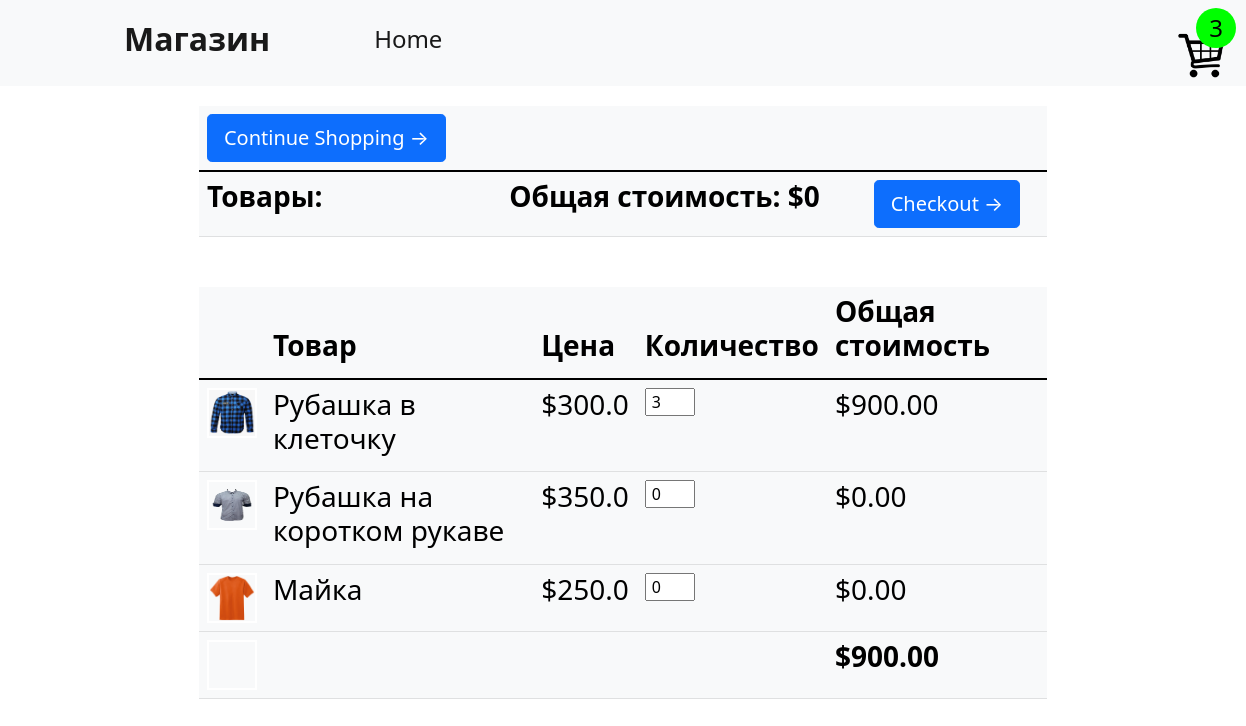
The app's page /cart (signed in) with its own data.
### shop/models.py (models this page shows, shortened)
class Cart(models.Model):
    owner = models.ForeignKey(User, on_delete=models.CASCADE)
    cart_id = models.UUIDField(default=uuid.uuid4, primary_key=True, unique=True, editable=False)
    completed = models.BooleanField(default=False)
    session_id = models.CharField(max_length=100)
    @property
    def grandtotal(self):
        cartitems = self.cartitems_set.all()
        total=sum([item.subtotal for item in cartitems])
        return total
    @property
    def cartquantity(self):
        cartitems = self.cartitems_set.all()
        total=sum([item.quantity for item in cartitems])
        return total
    class Meta:
        verbose_name = verbose_name_plural = "Корзина"

class Cartitems(models.Model):
    cart = models.ForeignKey(Cart, on_delete=models.CASCADE)
    quantity = models.IntegerField(default=0)
    product = models.ForeignKey(Product, on_delete=models.CASCADE)
    @property
    def subtotal(self):
        total = self.quantity * self.product.price
        return total
    class Meta:
        verbose_name = "Товар корзины"
        verbose_name_plural = "Товары корзины"

class Product(models.Model):
    name = models.CharField(max_length=100, verbose_name="Товар")
    price = models.FloatField(verbose_name="Цена")
    image = models.ImageField(upload_to='image', verbose_name="Изображение")
    product_id = models.UUIDField(default=uuid.uuid4, primary_key=True, unique=True, editable=False)
    class Meta:
        verbose_name = "Товар"
        verbose_name_plural = "Товары"

### shop/views.py (the view)
# urls.py: path('cart', views.cart, name='cart'),
def cart(request):
    if request.user.is_authenticated:
        customer = request.user
        cart, created = Cart.objects.get_or_create(owner=customer, completed=False)
        cartitems = cart.cartitems_set.all()
    else:
        cart = []
        cartitems = []
        cart = {'cartquantity': 0}
    context = {"cart": cart, "cartitems": cartitems}
    return render(request, 'shop/cart.html', context)

### shop/templates/shop/cart.html
{% extends 'shop/base.html' %}
{% block content %}
<div class = 'container' style = "width: 70%">
    <table class="table table-light table-hover">
        <thead>
          <tr>
            <th scope="col"><button type="button" class="btn btn-primary btn-lg">Continue Shopping →</button></th>
            <th scope="col"></th>
            <th scope="col"></th>
            <th scope="col"></th>
          </tr>
        </thead>
        <tbody>
          <tr>
            <th scope="row"><h3><strong>Товары: {{cart.quantity}} </strong></h3></th>
            <td></td>
            <td><h3><strong>Общая стоимость: $0</strong></h3></td>
            <td>
              <a href = "{% url 'checkout' %}">
                <button type="button" class="btn btn-primary btn-lg">Checkout →</button></a></td>
            </tr>
        </tbody>
      </table>
    </div>
<div class = 'container' style = 'margin-top: 50px; width: 70%'>
<table class="table table-light table-hover">
    <thead>
      <tr>
        <th scope="col"></th>
        <th scope="col"><h3><strong>Товар</strong></h3></th>
        <th scope="col"><h3><strong>Цена</strong></h3></th>
        <th scope="col"><h3><strong>Количество</strong></h3></th>
        <th scope="col"><h3><strong>Общая стоимость</strong></h3></th>
      </tr>
    </thead>
    <tbody>
      {% for item in cartitems %}
      <tr>
        <th scope="row"><div id = "cart_image"><img src ='{{item.product.image.url}}'></div></th>
        <td><h3>{{item.product.name}}</h3></td>
        <td><h3>${{item.product.price}}</h3></td>
        <td><input type = 'number'data-product="{{item.product.product_id}}" class = 'quantity' value = "{{item.quantity}}" style = 'width: 50px; padding-left: 5px'></td>
        <td><h3>${{item.subtotal | floatformat:2}}</h3></td>
      </tr>
      {% endfor %}
      <tr>
        <th scope="row"><div id = "cart_image"></div></th>
        <td><h3></h3></td>
        <td><h3></h3></td>
        <td></td>
        <td id = 'total'><h3><strong>${{cart.grandtotal | floatformat:2}}</strong></h3></td>
      </tr>
    </tbody>
  </table>
</div>
{% endblock %}

### shop/templates/shop/base.html (shortened to what this page needs)
<!DOCTYPE html>
<html lang="en">
    {% load static %}
<head>
    <link href="https://cdn.jsdelivr.net/npm/bootstrap@5.0.0-beta3/dist/css/bootstrap.min.css"
          rel="stylesheet">
    <link rel="stylesheet" href="https://cdn.jsdelivr.net/npm/uikit@3.6.22/dist/css/uikit.min.css" />
    <link rel ='stylesheet' href = "">
    <link rel ='stylesheet' href = "{% static 'css/cart.css' %}">
    <link rel ='stylesheet' href = "{% static 'css/style.css' %}">
</head>
<body>
    <nav class="navbar navbar-expand-lg navbar-light bg-light">
        <div class="container-fluid">
          <a class="navbar-brand" href=" {% url 'store' %} "><h2><strong>Магазин</strong></h2></a>
          <div class="collapse navbar-collapse" id="navbarSupportedContent">
            <ul class="navbar-nav me-auto mb-2 mb-lg-0">
              <li class="nav-item">
                <a class="nav-link active" aria-current="page" href=""><h4>Home</h4></a>
              </li>
              <li class="nav-item">
                <a class="nav-link active" aria-current="page" href=""><h4></h4></a>
              </li>
            </ul>
              <a href = "{% url 'cart' %}">
                <div class ='cart_container'>
                <img src = "{% static 'image/cart1.png' %}" alt="">
                <div class = 'cart-item-count' id = 'cart'><h4>{{cart.cartquantity}}</h4></div>
            </div>
          </a>
          </div>
        </div>
      </nav>
      {% block content %}
      {% endblock %}
</body>
</html>

### shop/static/css/cart.css (style rules this page uses)
* { padding: 0px; margin: 0px; box-sizing: border-box; }
.navbar-nav { width: 800px !important; justify-content: space-between !important; }
.me-auto { margin-left: 5rem !important; }
.navbar-brand { margin-left: 7rem; }
.container-fluid { display: flex !important; justify-content: space-evenly; }
.container { margin: auto; margin-top: 20px; }
#cart_image { width: 50px; height: 50px; border: 2px solid white; }
#cart_image img { width: 100%; height: 100%; }
.cart_container { width: 70px; height: 70px; border-radius: 5px; display: flex; flex-direction: column; align-items: center; justify-content: end; position: relative; }
.cart_container img { width: 65%; height: 65%; }
.cart-item-count { width: 40px; height: 40px; border-radius: 50%; background-color: lime; position: absolute; top: 0px; right: 0px; display: flex; align-items: center; justify-content: center; color: black }
.cart-item-count h4 { margin: 0px !important; }

### records on screen
Cart: cartquantity "3", grandtotal "900.00"
Cartitems: product.image (picture), product.name "Рубашка в клеточку", product.price "300.0", quantity "3", subtotal "900.00"
Cartitems: product.image (picture), product.name "Рубашка на коротком рукаве", product.price "350.0", quantity "0", subtotal "0.00"
Cartitems: product.image (picture), product.name "Майка", product.price "250.0", quantity "0", subtotal "0.00"
